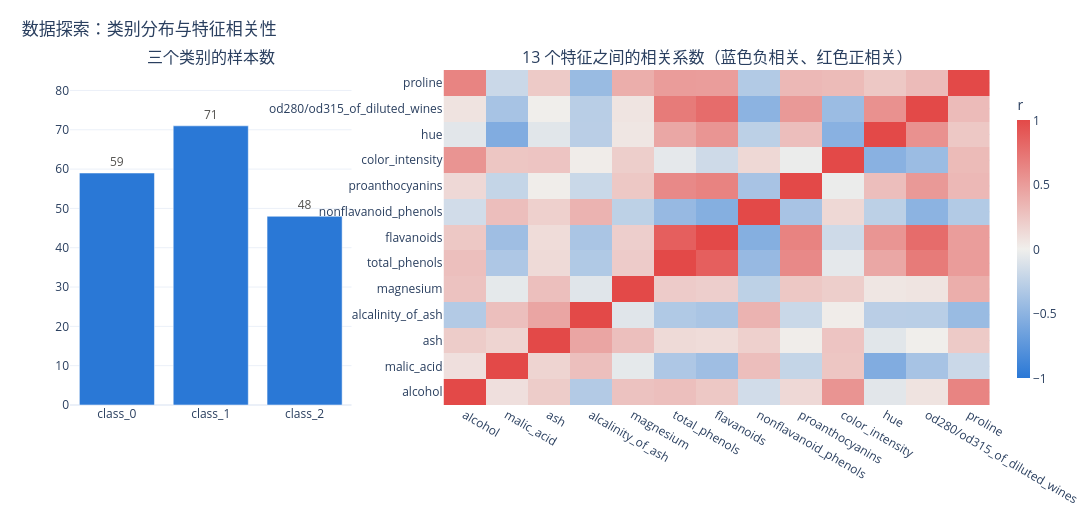

Write notebook code for a chart like this one.
### Code cell
fig = make_subplots(rows=1, cols=2, column_widths=[0.34, 0.66],
                    subplot_titles=("三个类别的样本数", "13 个特征之间的相关系数（蓝色负相关、红色正相关）"))

counts = df["class_name"].value_counts().reindex(wine.target_names)
fig.add_trace(go.Bar(
    x=counts.index, y=counts.values, marker_color=C_BLUE, showlegend=False,
    text=counts.values, textposition="outside", textfont=dict(color=C_MUTED),
    hovertemplate="%{x}<br>样本数 %{y}<extra></extra>",
), row=1, col=1)

corr = df[wine.feature_names].corr()
fig.add_trace(go.Heatmap(
    z=corr.to_numpy(), x=corr.columns, y=corr.columns,
    zmin=-1, zmax=1, colorscale=[[0.0, "#2a78d6"], [0.5, "#f0efec"], [1.0, "#e34948"]],
    colorbar=dict(title="r", thickness=13, len=0.9),
    hovertemplate="%{y} ~ %{x}<br>r = %{z:.2f}<extra></extra>",
), row=1, col=2)

fig.update_yaxes(title_text="样本数", range=[0, counts.max() * 1.2], row=1, col=1)
style(fig, "数据探索：类别分布与特征相关性", "", "", width=1120, height=520)
fig.show()

### Figure 1 — Plotly figure (JSON) as saved in the notebook; plotly's stock layout.template omitted (floating-point values rounded to 4 significant figures; data arrays with more than 128 entries replaced by an {"elided": "..."} marker saying what was removed)
{"data": [{"hovertemplate": "%{x}<br>样本数 %{y}<extra></extra>", "marker": {"color": "#2a78d6"}, "showlegend": false, "text": [59.0, 71.0, 48.0], "textfont": {"color": "#52514e"}, "textposition": "outside", "type": "bar", "x": ["class_0", "class_1", "class_2"], "xaxis": "x", "y": [59, 71, 48], "yaxis": "y"}, {"colorbar": {"len": 0.9, "thickness": 13, "title": {"text": "r"}}, "colorscale": [[0, "#2a78d6"], [0.5, "#f0efec"], [1, "#e34948"]], "hovertemplate": "%{y} ~ %{x}<br>r = %{z:.2f}<extra></extra>", "type": "heatmap", "x": ["alcohol", "malic_acid", "ash", "alcalinity_of_ash", "magnesium", "total_phenols", "flavanoids", "nonflavanoid_phenols", "proanthocyanins", "color_intensity", "hue", "od280/od315_of_diluted_wines", "proline"], "xaxis": "x2", "y": ["alcohol", "malic_acid", "ash", "alcalinity_of_ash", "magnesium", "total_phenols", "flavanoids", "nonflavanoid_phenols", "proanthocyanins", "color_intensity", "hue", "od280/od315_of_diluted_wines", "proline"], "yaxis": "y2", "z": {"elided": "13x13 float values"}, "zmax": 1, "zmin": -1}], "layout": {"annotations": [{"font": {"size": 16}, "showarrow": false, "text": "三个类别的样本数", "x": 0.153, "xanchor": "center", "xref": "paper", "y": 1, "yanchor": "bottom", "yref": "paper"}, {"font": {"size": 16}, "showarrow": false, "text": "13 个特征之间的相关系数（蓝色负相关、红色正相关）", "x": 0.703, "xanchor": "center", "xref": "paper", "y": 1, "yanchor": "bottom", "yref": "paper"}], "height": 520, "hovermode": "closest", "legend": {"orientation": "h", "title": {}, "x": 0, "y": -0.18, "yanchor": "top"}, "margin": {"b": 80, "l": 70, "r": 30, "t": 70}, "title": {"text": "数据探索：类别分布与特征相关性", "x": 0.02, "xanchor": "left"}, "width": 1120, "xaxis": {"anchor": "y", "domain": [0, 0.306], "title": {"text": ""}}, "xaxis2": {"anchor": "y2", "domain": [0.406, 1]}, "yaxis": {"anchor": "x", "domain": [0, 1], "range": [0, 85.2], "title": {"text": ""}}, "yaxis2": {"anchor": "x2", "domain": [0, 1]}}}
